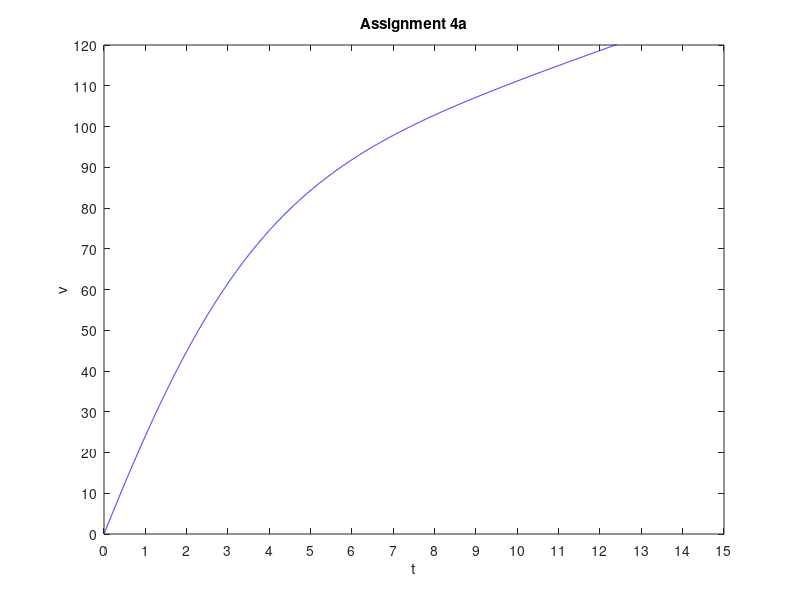

Recreate this plot in MATLAB.
%Clayton Samson
%cs226276
%CSC 2262
%Assignment 4a

c = .0016;
t=0:.001:15
u0 = 0;
f = @(t, v) ((3*t^2+6*t+150) / sqrt(t^2+4*t+20)) - c*v^2;
options = odeset('AbsTol', 1e-7, 'RelTol', 1e-7);
[t v] = ode45(f, t, u0, options);
v = v*60/80;
plot(t, v, 'b');
axis([0 15 0 120]);
set(gca, 'xtick', 0:15);
set(gca, 'ytick', 0:10:120);
xlabel('t');
ylabel('v');
title('Assignment 4a');